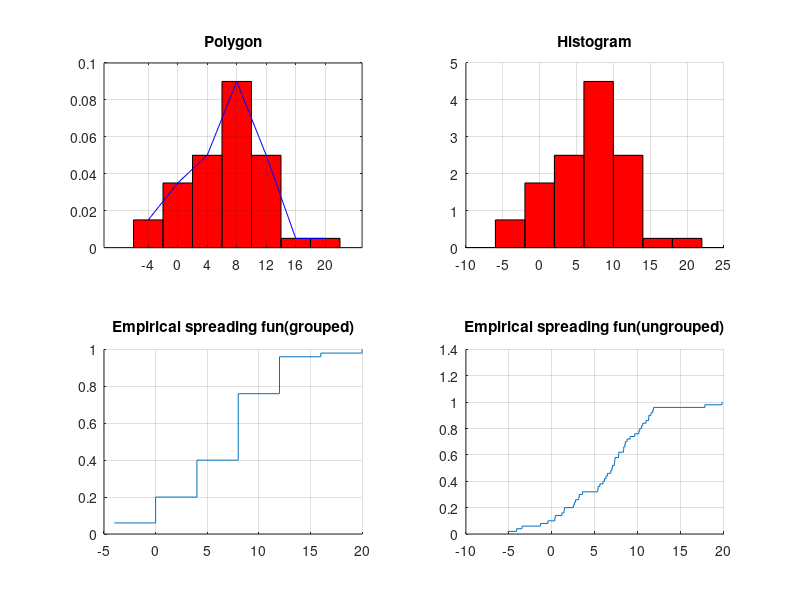

Write the MATLAB code that produced this figure.
mas=[8.73 10.93 5.37 2.61 6.11 -3.48 5.32 17.78 3.55 8.34 9.09 8.53 6.84 3.12 8.31 7.74 7.33 9.63 5.57 0.33 2.49 10.09 11.82 3.18 -0.47];
mas1=[1.15 11.72 11.24 10.55 11.52 6.29 7.26 10.20 11.26 19.77 1.40 7.03 8.47 0.39 -1.32 7.29 2.75 6.44 1.45 5.93 6.97 -5.16 10.41 -4.10 7.77];
%Variational series
mass=sort([mas mas1]);
%Length of grouping interval
delta=4;
%Amount of elements
n=50;
%amount of grouping intervals
m=7;


%Centers of grouping intervals
Z=[-4 0 4 8 12 16 20];
%frequencies of ngrouped elements(all equal to 1/50)
Ungrouped_Freqs=[1/50];
for i=1:n
    Ungrouped_Freqs(i)=1/50;
end
Freqs=hist(mass,sort(Z));


%Hights of Hists
Hist_Heigh=hist(mass,sort(Z))/delta;

%Creating the graphical windows

%Hist window
subplot(2,2,2); 
grid on; title('Histogram');hold on; 
bar(Z,Hist_Heigh,delta/4,'red');

%Polygon window
subplot(2,2,1)
Polygon_Heigh=hist(mass,sort(Z))/(delta*n);
bar(Z,Polygon_Heigh,delta/4,'red');
grid on; title('Polygon');hold on;
plot(Z,Polygon_Heigh,'-b');

%Grouped empiric sample
subplot(2,2,3)
grid on; title('Empirical spreading fun(grouped)');hold on;
Spread_Fun_Args=[0];
for i=1:m
    Spread_Fun_Args(i)=0;
end
%Filling the array of stairs
for i=1:m
    for j=1:i
    Spread_Fun_Args(i)=Spread_Fun_Args(i)+Freqs(j);
    end
end
stairs(Z,Spread_Fun_Args/50)

%Ungrouped empiric function
subplot(2,2,4)
grid on; title('Empirical spreading fun(ungrouped)');hold on;
UnSpread_Fun_Args=[0];
for i=1:n
    UnSpread_Fun_Args(i)=0;
end
%Filling the array of stairs
for i=1:n
    for j=1:i
      UnSpread_Fun_Args(i)=UnSpread_Fun_Args(i)+Ungrouped_Freqs(j);
    end
end
stairs(mass,UnSpread_Fun_Args)


%Nnumerical characteristics
fprintf('Nnumerical characteristics of ungrouped sample \n')
w=max(mass)-min(mass);
fprintf('Spang= %.1f\n',w)
fprintf('Mode does not exist \n')
hx=median(mass);
fprintf('Median= %.1f\n',hx)
mx=mean(mass);
fprintf('Mean= %.1f\n', mx)
Dx=std(mass);
fprintf('Dispersion= %.1f\n',Dx)
S=var(mass);
fprintf('Displaced dispersion= %.1f\n', S)
fprintf(' \n')

fprintf('Nnumerical characteristics of grouped sample \n')
w=max(Z)-min(Z);
fprintf('Spang= %.1f\n',w)
dx=mode(Z);
fprintf('Sample mode %.1f\n',8)
hx=median(Z);
fprintf('Median= %.1f\n',7.11)
mx=mean(Z);
fprintf('Mean= %.1f\n', 6.56)
Dx=std(Z);
fprintf('Dispersion= %.1f\n',5.16)
S=var(Z);
fprintf('Displaced dispersion= %.1f\n', 26.09)
fprintf(' \n')













